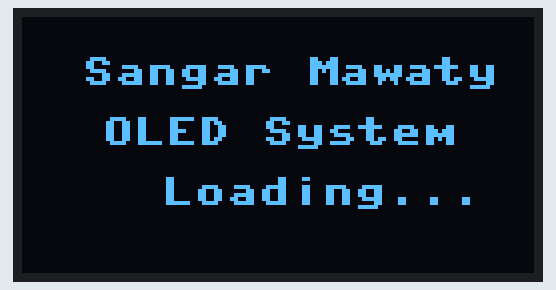
Simulated run of this program. Board: Raspberry Pi Pico running MicroPython. On the bench: 128×64 one-colour display. The clock reads 2024-03-15 10:24:30 at power-on unless the program sets it; library files of the repository ran but are not shown: ssd1306.py; what the program prints to the serial console is not drawn.

Above: at 0.1 s.
At 2.1 s:
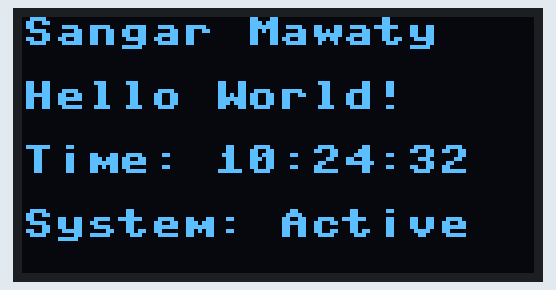
At 11.4 s:
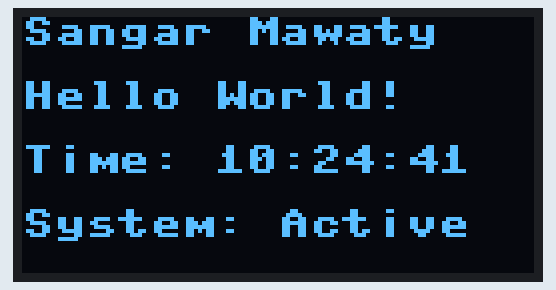
At 19.6 s:
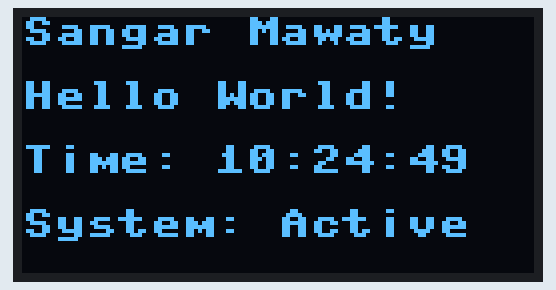
At 28.8 s:
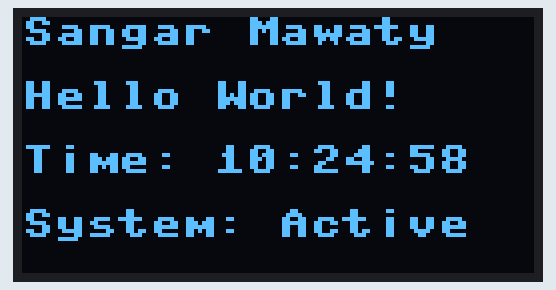
At 38.0 s:
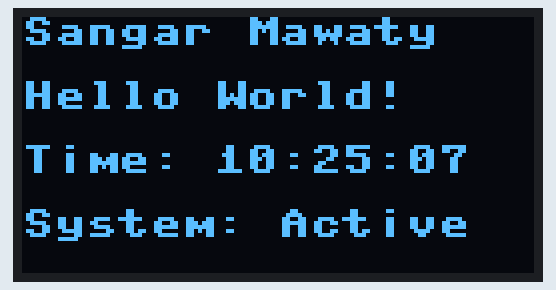

Measured:
- what the display in image 2 shows lasts 1.0 s, from 11.3 s to 12.3 s

The program:

pico_oled_i2c.py
```python
from machine import Pin, I2C
import ssd1306
import time
import framebuf
# ڕێکخستنی I2C بۆ OLED
i2c = I2C(0, scl=Pin(1), sda=Pin(0))  # GPIO1=SCL, GPIO0=SDA
oled_width = 128
oled_height = 64
oled = ssd1306.SSD1306_I2C(oled_width, oled_height, i2c)

def display_message():
    """نیشاندانی نامە لەسەر OLED"""
    oled.fill(0)  # پاککردنەوەی شاشە
    oled.text("Sangar Mawaty", 0, 0) # ڕیزی یەکەم: ناوی تایبەت
    oled.text("Hello World!", 0, 16)  # ڕیزی دووەم: نامەی سەرەکی
    current_time = time.localtime()    # ڕیزی سێیەم: کاتی ڕۆژ
    time_str = "{:02d}:{:02d}:{:02d}".format(current_time[3], current_time[4], current_time[5])
    oled.text("Time: " + time_str, 0, 32)
    oled.text("System: Active", 0, 48)  # ڕیزی چوارەم: باری سیستەم
    oled.show()
def display_loading():
    """نیشاندانی شاشەی بارگە"""
    oled.fill(0)
    oled.text("Sangar Mawaty", 15, 10)
    oled.text("OLED System", 20, 25)
    oled.text("Loading...", 35, 40)
    oled.show()
def display_goodbye():
    """نیشاندانی شاشەی ماڵئاوایی"""
    oled.fill(0)
    oled.text("System Stopped", 10, 20)
    oled.text("Goodbye!", 40, 35)
    oled.show()

print("سیستەمی نیشاندانی OLED")
print("شاشەی 0.9 ئینج - I2C")

display_loading()
time.sleep(2)

counter = 0
try:
    while True:
        try:
            display_message()   # نیشاندانی نامە بەردەوام
            counter += 1             # زیادکردنی ژمارەی کاونتر بۆ نیشاندان
            print(f"Display update: {counter}")
            time.sleep(1)  # چاوەڕوانی 1 چرکە
           
        except Exception as e:
            oled.fill(0)
            oled.text("Error occurred", 0, 20)
            oled.text("Check system", 0, 35)
            oled.show()
            print(f"Error: {e}")
            time.sleep(2)
           
except KeyboardInterrupt:
    display_goodbye()
    print("سیستەم کۆتایی هات" )
```
